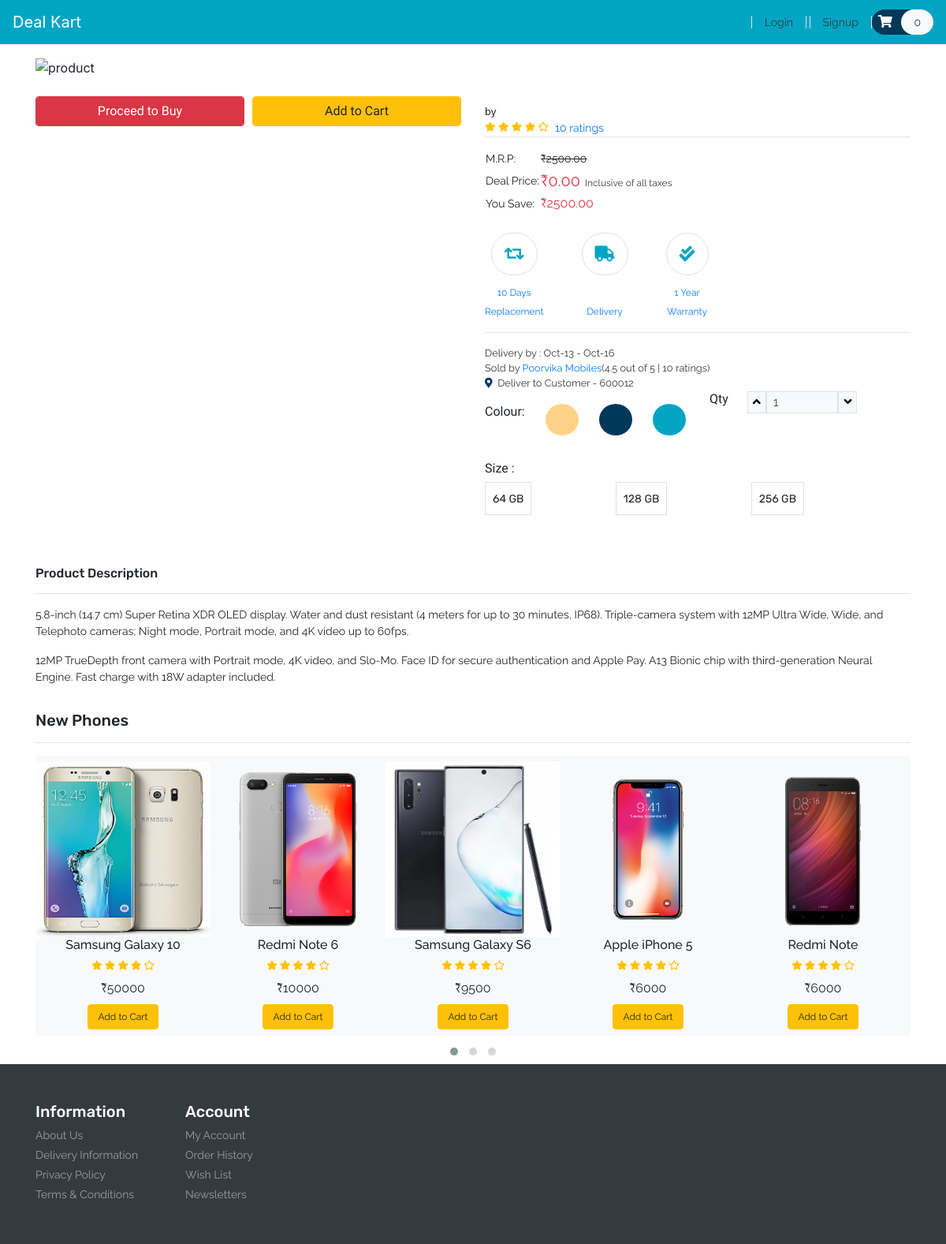
The page /product.php on the database its author committed.
### tables this page shows
CREATE TABLE `product` (
  `item_id` int(11) NOT NULL,
  `item_brand` varchar(200) NOT NULL,
  `item_name` varchar(255) NOT NULL,
  `item_price` double(10,2) NOT NULL,
  `item_image` varchar(255) NOT NULL,
  `item_register` datetime DEFAULT NULL
);

### product.php (called while the page is built, shortened)
<?php
    include('header.php');
?>
<?php
    include('template/_products.php');
    include('template/new-phones.php');
?>
<?php
    include('footer.php');
?>

### template/new-phones.php (the view, shortened to what this page needs)
<?php
  $sql = "SELECT * FROM product";
  $stmt = mysqli_stmt_init($conn);
	if(!mysqli_stmt_prepare($stmt,$sql)) {
		header("Location: signin.php?error=sqlerror");
		exit();
  }
  else{
    mysqli_stmt_execute($stmt);
    $result= mysqli_stmt_get_result($stmt);
    $resultArray = array();
    while($item = mysqli_fetch_array($result, MYSQLI_ASSOC)){
      array_push($resultArray,$item);
    }
    shuffle($resultArray);
  }
?>
<section id="new-phones">
            <div class="container">
              <h4 class="font-rubik font-size-20">New Phones</h4>
              <hr>
                    <div class="owl-carousel owl-theme">
                    <?php foreach ($resultArray as $item){?>
                      <div class="item py-2 bg-light">
                        <div class="product font-rale">
                        <?php echo "<a href='product.php?".http_build_query($item)."'>" ?><img src="<?php echo $item['item_image']; ?>" alt="product1" class="img-fluid"></a>
                          <div class="text-center">
                            <h6><?php echo $item['item_name']; ?></h6>
                            <div class="rating text-warning font-size-12">
                              <span><i class="fas fa-star"></i></span>
                              <span><i class="fas fa-star"></i></span>
                              <span><i class="fas fa-star"></i></span>
                              <span><i class="fas fa-star"></i></span>
                              <span><i class="far fa-star"></i></span>
                            </div>
                            <div class="price py-2">
                              <span>₹<?php echo $item['item_price'];?></span>
                            </div>
                            <form method = "post">
                              <button type="submit" name="new-phones-submit" class="btn btn-warning font-size-12">Add to Cart</button>
                            </form>
                          </div>
                        </div>
                      </div>
                    <?php } ?>
                    </div>
            </div>
          </section>

### style.css (style rules this page uses)
button, button:focus { outline: none !important; box-shadow: none !important; }
.font-rale { font-family: "Raleway", cursive; }
.font-rubik { font-family: "Rubik", cursive; }
.font-size-12 { font-size: 12px; }
.font-size-20 { font-size: 20px; }

### rows shown on the page
product: item_image (picture), item_name "Samsung Galaxy 10", item_price "50000"
product: item_image (picture), item_name "Redmi Note 6", item_price "10000"
product: item_image (picture), item_name "Samsung Galaxy S6", item_price "9500"
product: item_image (picture), item_name "Apple iPhone 5", item_price "6000"
product: item_image (picture), item_name "Redmi Note", item_price "6000"

### other values the page prints
$_SESSION['cartitems'] "0"
$_GET['item_price']+2500.00 "2500.00"
$_GET['item_price'] "0.00"
